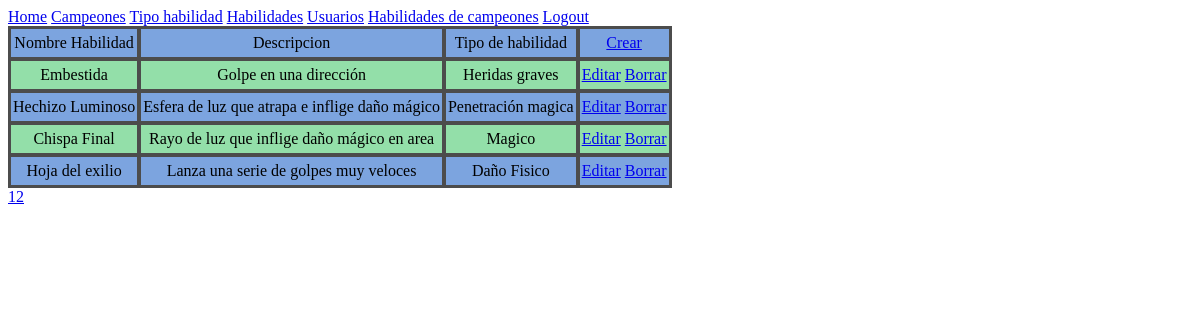
/Pages/HabilidadesVistas/VistaHabilidades.php (signed in), run on the app's committed database.
### tables this page shows
CREATE TABLE `habilidades` (
  `id` int(11) NOT NULL,
  `nombre` varchar(20) NOT NULL,
  `descripcion` varchar(50) NOT NULL,
  `id_tipo_habilidad` int(11) NOT NULL
);

CREATE TABLE `tipo_habilidad` (
  `id` int(11) NOT NULL,
  `tipo` varchar(20) NOT NULL
);

### DB/conectar.php (called while the page is built)
<?php
function conectar() {
	$usuario="Robert";
	$contraseña="Robert123";
	$database ="campeoneslol";
	$host = "localhost";
	try
	{
		$bd = new PDO('mysql:host='.$host.';dbname='.$database, $usuario, $contraseña);
	}
	catch(PDOException $e)
	{
		echo "Error de conexión";
		exit;
	}
	return $bd;
}
?>

### DB/ModelDatosDB.php (called while the page is built, shortened)
<?php
include_once 'C:\xampp\htdocs\M7_Robert_UF1\DB\conectar.php';
class ModelDatosDB {
    protected $bd;
    protected $table = "";
    public function __construct()
    {
        try
        {
            $this->bd = conectar();
        }
        catch(PDOException $e)
        {
            echo "Error de connexió";
            exit;
        }
    }
    public function getAll()
    {
        $sql = "Select * from ".$this->table;
        $query = $this->bd->query($sql);
        $resultat = $query->fetchAll(PDO::FETCH_ASSOC);
        return $resultat;
    }
    public function get($id)
    {
        $sql = "Select * from ".$this->table." where id=:id";
        $ordre = $this->bd->prepare($sql);
        $ordre->bindValue(':id',$id);
        $ordre->execute();
        $resultat = $ordre->fetch(PDO::FETCH_ASSOC);
        return $resultat;
    }
    public function numPages($num_regs)
    {
        $sql = "select count(*),count(*) from ".$this->table;
        $resultat = $this->bd->prepare($sql);
        $resultat->execute();
        $reg = $resultat->fetch(PDO::FETCH_NUM);
        $total_regs = $reg[0];
        $total_pags = ceil($total_regs / $num_regs);
        return $total_pags;
    }
    public function getPage($pagina, $numRegs)
    {
        $inici = ($pagina - 1) * $numRegs;
        $sentencia = $this->bd->prepare("SELECT * from ".$this->table." LIMIT :ini, :numr");
        $sentencia->bindValue(':ini', $inici, PDO::PARAM_INT);
        $sentencia->bindValue(':numr', $numRegs, PDO::PARAM_INT);
        $sentencia->execute();
        $resultat = $sentencia->fetchAll(PDO::FETCH_ASSOC);
        return $resultat;
    }
}

### Pages/HabilidadesVistas/VistaHabilidades.php (the view, shortened to what this page needs)
<?php
$modelaux = new TipoHabilidad();
$model = new Habilidades();
$resultat = $model->getAll();
$numeroFilas = 4;
$numPages = $model->numPages($numeroFilas);
$page = 1;
$resultat = $model->getPage($page,$numeroFilas);
?>
<!DOCTYPE html>
<html lang="es">
<head>
</head>
<body>
    <?php
        include_once '..\..\Utilidades\NavBar.php';
    ?>
    <table>
        <tr>
            <td class="b">Nombre Habilidad</td>
            <td class="b">Descripcion</td>
            <td class="b">Tipo de habilidad</td>
            <td class="b"><a href="./VistaCrearHabilidad.php">Crear</a></td>
        </tr>
        <?php
        $fila = "a";
        foreach($resultat as $tipo_habilidad)
        {
        ?>
            <tr>
                <td class="<?php echo $fila; ?>"><?=$tipo_habilidad['nombre']?></td>
                <td class="<?php echo $fila; ?>"><?=$tipo_habilidad['descripcion']?></td>
                <td class="<?php echo $fila; ?>"><?=$modelaux->get($tipo_habilidad['id_tipo_habilidad'])['tipo']?></td>
                <td class="<?php echo $fila; ?>">
                    <a href=".\VistaEditarHabilidad.php?id=<?=$tipo_habilidad['id']?>">Editar</a>
                    <a href="..\..\Habilidades\DeleteHabilidad.php?id=<?=$tipo_habilidad['id']?>">Borrar</a>
                </td>
            </tr>
        <?php
            if($fila == "a")
            {
                $fila = "b";
            }
            else
            {
                $fila = "a";
            }
        }
        ?>
    </table>
    <?php
        for ($i=1; $i<=$numPages; $i++)
        {
            ?><a href='VistaHabilidades.php?&page=<?php echo $i; ?>' ><?php echo $i; ?></a><?php
        }
    ?>
</body>
</html>

### Pages/HabilidadesVistas/VistaHabilidades.php (style rules this page uses)
table { background-color: #4c4c4c; }
td { border: 1px solid #4c4c4c; border-spacing: 0; padding: 5px 2px; text-align: center; }
.a { background-color: #a3ffbed1; }
.b { background-color: #87b8ffd1; }

### data on the page
habilidades: nombre "Embestida", descripcion "Golpe en una dirección", id_tipo_habilidad.tipo "Heridas graves"
habilidades: nombre "Hechizo Luminoso", descripcion "Esfera de luz que atrapa e inflige daño mágico", id_tipo_habilidad.tipo "Penetración magica"
habilidades: nombre "Chispa Final", descripcion "Rayo de luz que inflige daño mágico en area", id_tipo_habilidad.tipo "Magico"
habilidades: nombre "Hoja del exilio", descripcion "Lanza una serie de golpes muy veloces", id_tipo_habilidad.tipo "Daño Fisico"
